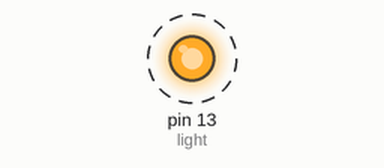
This sketch was run on a simulated Arduino Uno, built for the host (arithmetic inside an expression is 32-bit, double 64-bit). Parts: output pins drawn as LEDs (lit = HIGH). Dashed ring = blinking. What the sketch prints to the serial monitor is not drawn.

Above: at 0.5 s.
Timing chart, 0 to 3.4 s (numbered marks = the images above):
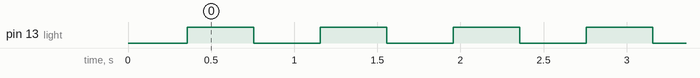

Measured:
- by itself, pin 13 (light): alternates HIGH for 0.40 s and LOW for 0.40 s

The sketch:

sketch_part2.ino
```cpp
#include "testasm.h"

int light = 13;

void setup()
{
  // put your setup code here, to run once
  Serial.begin(9600);

  Serial.print("The sum of 7 and 8 is: ");
  Serial.println(sumval(7, 8));
  Serial.print("The sum of 121 and 185 is: ");
  Serial.println(sumval(121, 185));
  Serial.print("The sum of 255 and 1 is: ");
  Serial.println(sumval(255, 1));
  Serial.print("The sum of 254 and 253 is: ");
  Serial.println(sumval(254, 253));

  Serial.print("The diff between 12 and 5 is: ");
  Serial.println(diffval(12, 5));
  Serial.print("The diff between 43 and 96 is: ");
  Serial.println(diffval(43, 96));
  Serial.print("The diff between 9 and 3 is: ");
  Serial.println(diffval(9, 3));
  Serial.print("The diff between 100 and 250 is: ");
  Serial.println(diffval(100, 250));

  Serial.print("sumval(16,7) + diffval(16,7) is: ");
  Serial.println(ourMain(16, 7));
  Serial.print("sumval(250,100) + diffval(250,100) is: ");
  Serial.println(ourMain(250, 100));
  Serial.print("sumval(138,59) + diffval(138,59) is: ");
  Serial.println(ourMain(138, 59));
  Serial.print("sumval(24,109) + diffval(24,109) is: ");
  Serial.println(ourMain(24, 109));

  pinMode(light, OUTPUT);
}

void loop()
{
  // light blinks
  digitalWrite(light, HIGH);
  delay(400);
  digitalWrite(light, LOW);
  delay(400);
}
```

testasm.cpp
```cpp
#include "testasm.h"

/* the attribute "used" tells the compiler to not inline this function */
__attribute__((used)) unsigned int sumval(unsigned char a, unsigned char b)
{
   unsigned int out;

   asm volatile(R"(

   rjmp start_sumval

   .data
   ; any data values/static storage go here

   .text

start_sumval:
   ; Tell the compiler to move the arguments a, b into registers
   ; r24, r25 respectively
   mov r24,%1
   mov r25,%2

   add r24,r25 ; add a and b and save in r24
   clr r25 ; clear r25
   brcs cont  ; if carry flag is set, branch to 'cont' section, else continue
   rjmp end_sumval
cont:
   ldi r25,1 ; if carry flag is set, carry over by setting r25 to 1. This works because addition of 2 8-bit numbers will at most carry over to the 9th bit.
   rjmp end_sumval

   ;      The result is in the register pair r25:r24

end_sumval:
   ; -- move r25:r24 to the 16-bit word in variable out
   movw %0,r24

)" : "=w"(out)                   /* out is %0, and a 16-bit variable that is modified
                          by the assembly language */
                : "r"(a), "r"(b) /* a is %1, b is %2, both are register-sized
                     variables */
                : "r25", "r24"); /* r24, r25 are modified by this assembly
                     language fragment */

   return out;
}

__attribute__((used)) unsigned int diffval(unsigned char a, unsigned char b)
{
   unsigned int out;

   asm volatile(R"(

   rjmp start_of_diffval

   .data
   ; any data values/static storage go here

   .text

start_of_diffval:
   ; Tell the compiler to move the arguments a, b into registers
   ; r24, r25 respectively
   mov r24,%1
   mov r25,%2

   cp r25,r24 ; compare a and b
   brsh else  ; if b is same or higher than a, then we want to branch to return b-a
   sub r24,r25 ; return a-b
   clr r25
   rjmp end_of_diffval
else:
   sub r25,r24  ; return b-a
   mov r24,r25  ; return value is currently in r25, move to r24
   clr r25
  rjmp end_of_diffval
end_of_diffval:
   ; -- move r25:r24 to the 16-bit word in variable out
   movw %0,r24

)" : "=w"(out)                   /* out is %0, and a 16-bit variable that is modified
                          by the assembly language */
                : "r"(a), "r"(b) /* a is %1, b is %2, both are register-sized
                     variables */
                : "r25", "r24"); /* r24, r25 are modified by this assembly
                     language fragment */

   return out;
}

__attribute__((used)) unsigned int ourMain(unsigned char a, unsigned char b)
{
   unsigned int out;

   asm volatile(R"(

   rjmp start_of_ourMain

   .data
   ; any data values/static storage go here

   .text

start_of_ourMain:

   ; Tell the compiler to move the arguments a, b into registers
   ; r24, r25 respectively
   mov r24,%1
   mov r25,%2

   mov r16,r24 ; store the value of a
   mov r17,r25 ; store the value of b

   call start_sumval  ; output of sumval is in registers r24, r25
   mov r9,r25  ; save output into our own regs so they aren't overwritten (upper 8 bits)
   mov r8,r24  ; (lower 8 bits)

   mov %1, r16;  have to reset %1 and %2 as they are changed to sumval result, but they are used later in the diffval, so must restore
   mov %2, r17;  restore inputs

   call start_of_diffval ; output of diffval is in reg r24
   mov %2,r8  ; move the lower 8 bits of return of sumval into input b
   mov %1,r24 ; move the lower 8 bits of return of diffval into input a so that sumval can be called on them
   call start_sumval ; sum lower 8 bits of diffval with lower 8 bits of sumval using sumval
   add r25,r9 ; add the previous carry from first sumval call to current carry of second sumval call
   jmp end_of_ourMain

end_of_ourMain:
   ; -- move r25:r24 to the 16-bit word in variable out
   movw %0,r24

)" : "=w"(out)                   /* out is %0, and a 16-bit variable that is modified
                          by the assembly language */
                : "r"(a), "r"(b) /* a is %1, b is %2, both are register-sized
                     variables */
                : "r25", "r24"); /* r24, r25 are modified by this assembly
                     language fragment */

   return out;
}
```

testasm.h
```cpp
unsigned int sumval(unsigned char a, unsigned char b);

unsigned int diffval(unsigned char a, unsigned char b);

unsigned int ourMain(unsigned char a, unsigned char b);
```
